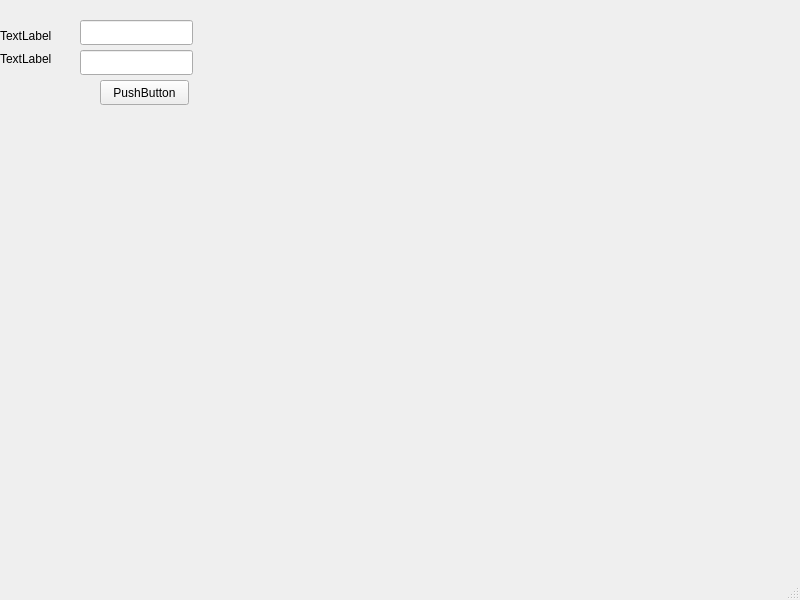
<?xml version="1.0" encoding="UTF-8"?>
<ui version="4.0">
 <class>MainWindow</class>
 <widget class="QMainWindow" name="MainWindow">
  <property name="geometry">
   <rect>
    <x>0</x>
    <y>0</y>
    <width>800</width>
    <height>600</height>
   </rect>
  </property>
  <property name="windowTitle">
   <string>MainWindow</string>
  </property>
  <widget class="QWidget" name="centralwidget">
   <widget class="QLabel" name="label">
    <property name="geometry">
     <rect>
      <x>0</x>
      <y>27</y>
      <width>67</width>
      <height>17</height>
     </rect>
    </property>
    <property name="text">
     <string>TextLabel</string>
    </property>
   </widget>
   <widget class="QLabel" name="label_2">
    <property name="geometry">
     <rect>
      <x>0</x>
      <y>50</y>
      <width>67</width>
      <height>17</height>
     </rect>
    </property>
    <property name="text">
     <string>TextLabel</string>
    </property>
   </widget>
   <widget class="QLabel" name="label_3">
    <property name="geometry">
     <rect>
      <x>220</x>
      <y>-260</y>
      <width>921</width>
      <height>1091</height>
     </rect>
    </property>
    <property name="text">
     <string/>
    </property>
    <property name="pixmap">
     <pixmap resource="coffee.qrc">:/newPrefix/img/Cold-Brewed-Coffee-What-You-Need-to-Know.jpg</pixmap>
    </property>
   </widget>
   <widget class="QLineEdit" name="line_window1">
    <property name="geometry">
     <rect>
      <x>80</x>
      <y>20</y>
      <width>113</width>
      <height>25</height>
     </rect>
    </property>
   </widget>
   <widget class="QLineEdit" name="line_window2">
    <property name="geometry">
     <rect>
      <x>80</x>
      <y>50</y>
      <width>113</width>
      <height>25</height>
     </rect>
    </property>
   </widget>
   <widget class="QPushButton" name="pb_confirm">
    <property name="geometry">
     <rect>
      <x>100</x>
      <y>80</y>
      <width>89</width>
      <height>25</height>
     </rect>
    </property>
    <property name="text">
     <string>PushButton</string>
    </property>
   </widget>
   <zorder>label_3</zorder>
   <zorder>line_window2</zorder>
   <zorder>line_window1</zorder>
   <zorder>label_2</zorder>
   <zorder>label</zorder>
   <zorder>pb_confirm</zorder>
  </widget>
  <widget class="QMenuBar" name="menubar">
   <property name="geometry">
    <rect>
     <x>0</x>
     <y>0</y>
     <width>800</width>
     <height>28</height>
    </rect>
   </property>
  </widget>
  <widget class="QStatusBar" name="statusbar"/>
 </widget>
 <resources>
  <include location="coffee.qrc"/>
 </resources>
 <connections/>
</ui>
